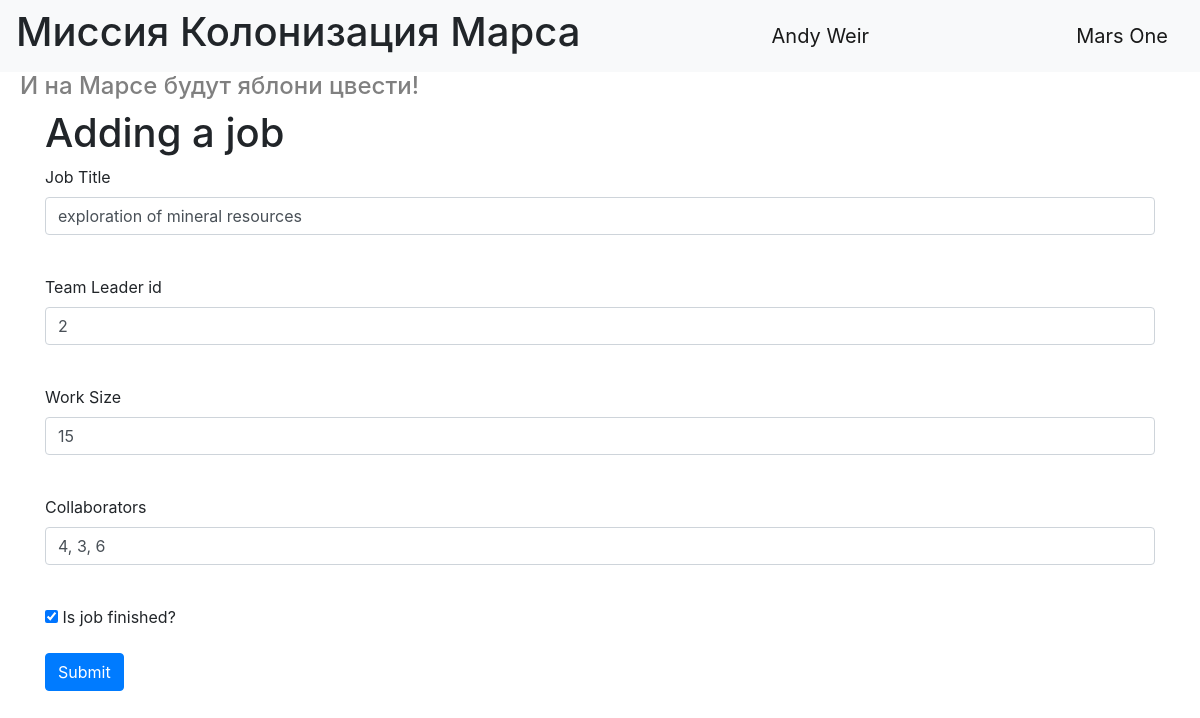
Page /jobs/9 (signed in) on the committed database.
### data/users.py (models this page shows, shortened)
class User(SqlAlchemyBase, UserMixin, SerializerMixin):
    __tablename__ = 'users'
    id = sqlalchemy.Column(sqlalchemy.Integer,
                           primary_key=True, autoincrement=True)
    name = sqlalchemy.Column(sqlalchemy.String, nullable=True)
    surname = sqlalchemy.Column(sqlalchemy.String, nullable=True)
    age = sqlalchemy.Column(sqlalchemy.Integer, nullable=True)
    position = sqlalchemy.Column(sqlalchemy.String, nullable=True)
    speciality = sqlalchemy.Column(sqlalchemy.String, nullable=True)
    address = sqlalchemy.Column(sqlalchemy.String, nullable=True)
    email = sqlalchemy.Column(sqlalchemy.String, unique=True, nullable=True)
    hashed_password = sqlalchemy.Column(sqlalchemy.String, nullable=True)
    modified_date = sqlalchemy.Column(sqlalchemy.DateTime, default=datetime.datetime.now)
    jobs = orm.relationship("Jobs", back_populates="user")

### data/jobs.py (models this page shows, shortened)
class Jobs(SqlAlchemyBase, SerializerMixin):
    __tablename__ = 'jobs'
    id = sqlalchemy.Column(sqlalchemy.Integer, primary_key=True, autoincrement=True)
    job = sqlalchemy.Column(sqlalchemy.String, nullable=True)
    work_size = sqlalchemy.Column(sqlalchemy.String, nullable=True, default=0)
    collaborators = sqlalchemy.Column(sqlalchemy.String, nullable=True)
    start_date = sqlalchemy.Column(sqlalchemy.DateTime, default=datetime.datetime.now)
    end_date = sqlalchemy.Column(sqlalchemy.DateTime, default=datetime.datetime.now)
    is_finished = sqlalchemy.Column(sqlalchemy.Boolean, default=True)
    team_leader = sqlalchemy.Column(sqlalchemy.Integer, sqlalchemy.ForeignKey("users.id"))
    user = orm.relationship('User', back_populates="jobs")

### index.py (the view, shortened to what this page needs)
@app.route('/jobs/<int:id>', methods=['GET', 'POST'])
@login_required
def edit_jobs(id):
    form = JobsForm()
    if request.method == "GET":
        db_sess = db_session.create_session()
        job = db_sess.query(Jobs).filter(Jobs.id == id).first()
        if job:
            if current_user.id == 1 or job.team_leader == current_user.id:
                form.title.data = job.job
                form.teamleader_id.data = job.team_leader
                form.work_size.data = job.work_size
                form.collaborators.data = job.collaborators
                form.is_finished.data = job.is_finished
            else:
                abort(403)
        else:
            abort(404)
    return render_template('jobs.html',
                           title='Editing a work',
                           form=form)

### form/jobs.py
class JobsForm(FlaskForm):
    title = StringField('Job Title', validators=[DataRequired()])
    teamleader_id = StringField('Team Leader id', validators=[DataRequired()])
    work_size = StringField('Work Size', validators=[DataRequired()])
    collaborators = StringField('Collaborators', validators=[DataRequired()])
    is_finished = BooleanField("Is job finished?")
    submit = SubmitField('Submit')

### data/db_session.py (called while the page is built)
def create_session() -> Session:
    global __factory
    return __factory()

### index.py (called while the page is built)
@login_manager.user_loader
def load_user(user_id):
    db_sess = db_session.create_session()
    return db_sess.query(User).get(user_id)

### templates/jobs.html (shortened to what this page needs)
{% extends "base.html" %}
{% block content %}
<h1>Adding a job</h1>
<form action="" method="post">
    <p>
        {{ form.title.label }}<br>
        {{ form.title(class="form-control") }}<br>
    </p>
    <p>
        {{ form.teamleader_id.label }}<br>
        {{ form.teamleader_id(class="form-control") }}<br>
    </p>
    <p>
        {{ form.work_size.label }}<br>
        {{ form.work_size(class="form-control") }}<br>
    </p>
    <p>
        {{ form.collaborators.label }}<br>
        {{ form.collaborators(class="form-control") }}<br>
    </p>
    <p>{{ form.is_finished() }} {{ form.is_finished.label }}</p>
    <p>{{ form.submit(type="submit", class="btn btn-primary") }}</p>
</form>
{% endblock %}

### templates/base.html (shortened to what this page needs)
<!DOCTYPE html>
<html lang="en">
<head>
    <link rel="stylesheet" href="https://stackpath.bootstrapcdn.com/bootstrap/4.4.1/css/bootstrap.min.css">
    <link rel="stylesheet" type="text/css" href="../static/css/style.css" />
</head>
  <body>
    <header>
      <nav class="navbar navbar-light bg-light">
          <h1>Миссия Колонизация Марса</h1>
            {% if current_user.is_authenticated %}
                <a class="navbar-brand" href="/logout">{{ current_user.name }} {{ current_user.surname }}</a>
            {% else %}
            <p>
                <a class="btn btn-primary " href="/register">Зарегистрироваться</a>
                <a class="btn btn-success" href="/login">Войти</a>
            </p>
            {% endif %}
          <a class="navbar-brand" href="/">Mars One</a>
      </nav>
        <h4>И на Марсе будут яблони цвести!</h4>
    </header>
    <main role="main" class="container">
        {% block content %}{% endblock %}
    </main>
  </body>
</html>

### static/css/style.css (style rules this page uses)
h4 { padding-left: 20px; color: grey }

### rows in the picture
User: name "Andy", surname "Weir"
Jobs: work_size "15", collaborators "4, 3, 6", is_finished "☑"
